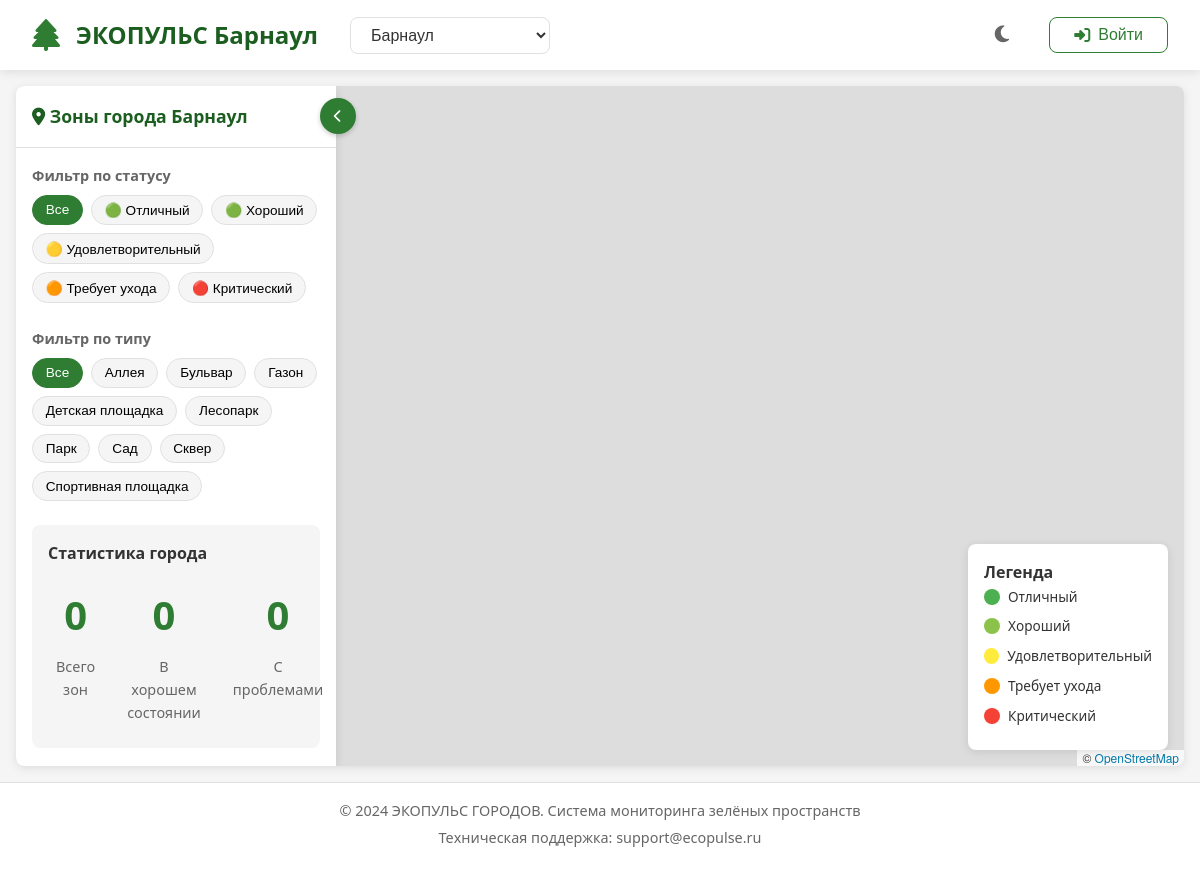
Before: / with the older database file.
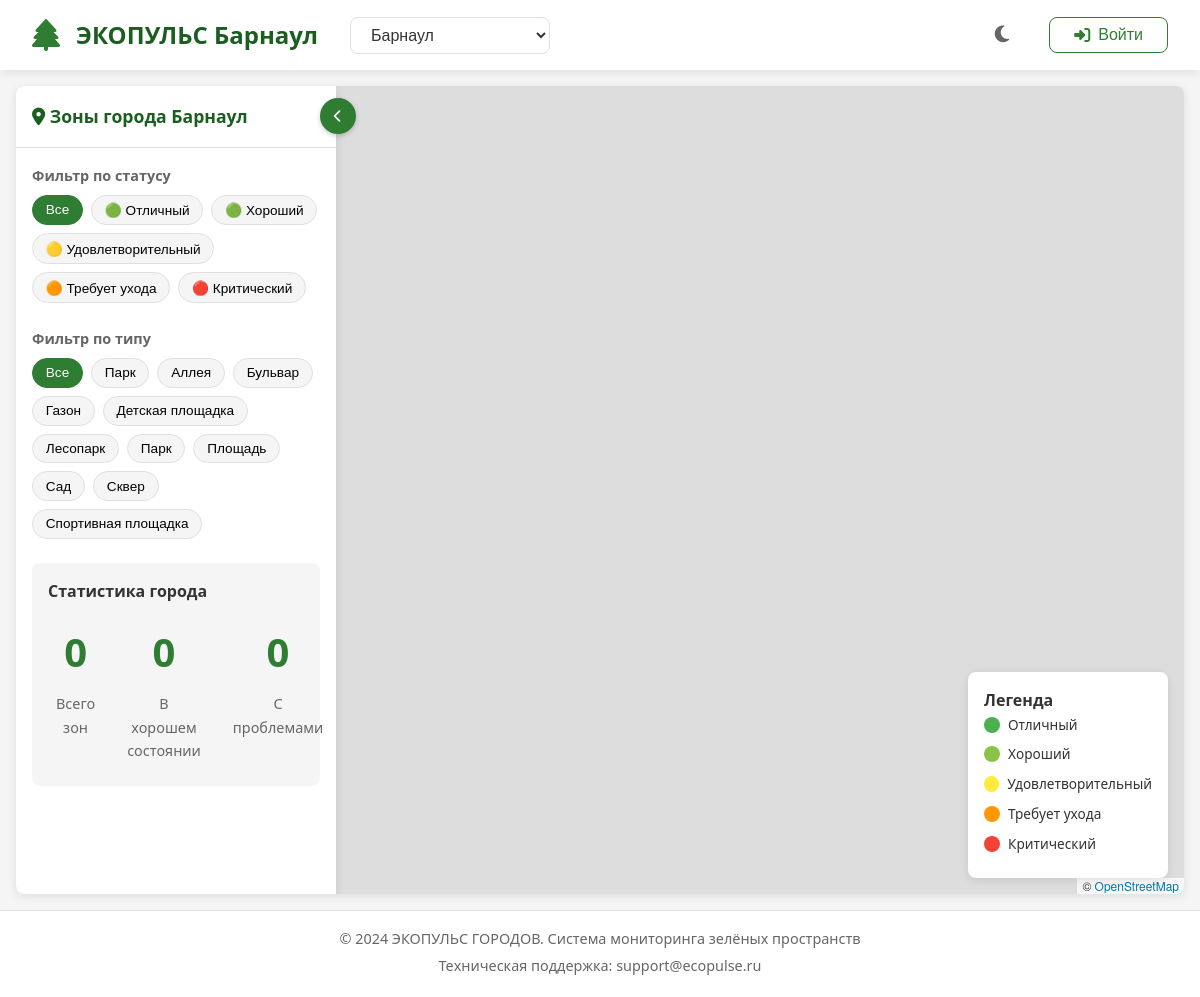
After: the same page with the newer database file.
### tables this page shows
CREATE TABLE cities (
            id INTEGER PRIMARY KEY AUTOINCREMENT,
            name TEXT UNIQUE NOT NULL,
            lat REAL NOT NULL,
            lng REAL NOT NULL,
            zoom INTEGER DEFAULT 12,
            is_active BOOLEAN DEFAULT 1,
            created_at TIMESTAMP DEFAULT CURRENT_TIMESTAMP
        );

CREATE TABLE zone_statuses (
            id INTEGER PRIMARY KEY AUTOINCREMENT,
            name TEXT UNIQUE NOT NULL,
            color TEXT NOT NULL,
            icon TEXT,
            priority INTEGER DEFAULT 0,
            is_active BOOLEAN DEFAULT 1,
            created_at TIMESTAMP DEFAULT CURRENT_TIMESTAMP
        );

CREATE TABLE zone_types (
            id INTEGER PRIMARY KEY AUTOINCREMENT,
            name TEXT UNIQUE NOT NULL,
            description TEXT,
            is_active BOOLEAN DEFAULT 1,
            created_at TIMESTAMP DEFAULT CURRENT_TIMESTAMP
        );

### app.py (the view)
@app.route('/')
def index():
    city = request.args.get('city', 'Барнаул')
    cities = get_cities_from_db()
    if city not in cities:
        city = 'Барнаул'
    session['current_city'] = city
    return render_template('index.html',
                           city=city,
                           cities=cities,
                           statuses=get_statuses_from_db(),
                           zone_types=get_zone_types_from_db(),
                           user=session.get('user'))

### app.py (called while the page is built)
def get_cities_from_db():
    conn = get_db()
    cities = conn.execute('SELECT * FROM cities WHERE is_active = 1 ORDER BY name').fetchall()
    conn.close()
    return {row['name']: {'lat': row['lat'], 'lng': row['lng'], 'zoom': row['zoom']} for row in cities}

def get_zone_types_from_db():
    conn = get_db()
    zone_types = conn.execute('SELECT name FROM zone_types WHERE is_active = 1 ORDER BY name').fetchall()
    conn.close()
    return [row['name'] for row in zone_types]

def get_statuses_from_db():
    conn = get_db()
    statuses = conn.execute('SELECT * FROM zone_statuses WHERE is_active = 1 ORDER BY priority DESC').fetchall()
    conn.close()
    return {row['name']: {'color': row['color'], 'icon': row['icon']} for row in statuses}

### database.py (called while the page is built)
def get_db():
    conn = sqlite3.connect(Config.DATABASE_PATH)
    conn.row_factory = sqlite3.Row
    return conn

### templates/index.html (shortened to what this page needs)
{% extends "base.html" %}
{% block content %}
<div class="map-container">
    <div id="map"></div>
    <div class="side-panel" id="side-panel">
        <div class="panel-header">
            <div class="panel-title-wrapper">
                <h3><i class="fas fa-map-marker-alt"></i> Зоны города {{ city }}</h3>
                <button class="toggle-panel-btn" onclick="toggleSidePanel()" title="Скрыть/показать панель">
                    <i class="fas fa-chevron-left"></i>
                </button>
            </div>
        </div>
        <div class="panel-content">
            <div class="filters">
                <div class="filter-group">
                    <h4>Фильтр по статусу</h4>
                    <div class="filter-buttons">
                        <button class="filter-btn active" data-status="all">Все</button>
                        {% for status, data in statuses.items() %}
                        <button class="filter-btn" data-status="{{ status }}">
                            {{ data.icon }} {{ status|capitalize }}
                        </button>
                        {% endfor %}
                    </div>
                </div>
                <div class="filter-group">
                    <h4>Фильтр по типу</h4>
                    <div class="filter-buttons">
                        <button class="filter-btn active" data-type="all">Все</button>
                        {% for type in zone_types %}
                        <button class="filter-btn" data-type="{{ type }}">
                            {{ type|capitalize }}
                        </button>
                        {% endfor %}
                    </div>
                </div>
            </div>
            <div class="statistics">
                <h4>Статистика города</h4>
                <div class="stats-grid">
                    <div class="stat-item">
                        <div class="stat-value" id="total-zones">0</div>
                        <div class="stat-label">Всего зон</div>
                    </div>
                    <div class="stat-item">
                        <div class="stat-value" id="good-zones">0</div>
                        <div class="stat-label">В хорошем состоянии</div>
                    </div>
                    <div class="stat-item">
                        <div class="stat-value" id="problem-zones">0</div>
                        <div class="stat-label">С проблемами</div>
                    </div>
                </div>
            </div>
        </div>
    </div>
    <div class="map-legend">
        <h4>Легенда</h4>
        {% for status, data in statuses.items() %}
        <div class="legend-item">
            <span class="legend-color" style="background-color: {{ data.color }}"></span>
            <span class="legend-label">{{ status|capitalize }}</span>
        </div>
        {% endfor %}
    </div>
</div>
{% endblock %}

### templates/base.html (shortened to what this page needs)
<!DOCTYPE html>
<html lang="ru">
<head>
    <link rel="stylesheet" href="https://unpkg.com/leaflet@1.9.4/dist/leaflet.css" />
    <link rel="stylesheet" href="https://cdnjs.cloudflare.com/ajax/libs/font-awesome/6.4.0/css/all.min.css">
    <link rel="stylesheet" href="{{ url_for('static', filename='css/style.css') }}">
    <link rel="stylesheet" href="{{ url_for('static', filename='css/dark.css') }}" id="dark-theme" disabled>
</head>
<body>
    <div class="app-container">
        <header class="header">
            <div class="header-left">
                <div class="logo">
                    <i class="fas fa-tree"></i>
                    <h1 id="site-title">ЭКОПУЛЬС {{ city if city else '' }}</h1>
                </div>
                {% if request.path == '/' %}
                <div class="city-selector">
                    <select id="city-select">
                        {% for city_name in cities.keys()|sort %}
                        <option value="{{ city_name }}" {% if city_name == city %}selected{% endif %}>
                            {{ city_name }}
                        </option>
                        {% endfor %}
                    </select>
                </div>
                {% endif %}
            </div>
            <div class="header-right">
                <button id="night-mode-toggle" class="btn-icon" title="Ночной режим">
                    <i class="fas fa-moon"></i>
                </button>
                <div class="user-menu">
                    {% if user %}
                    <div class="user-dropdown">
                        <button class="btn-user">
                            <i class="fas fa-user-circle"></i>
                            {{ user.name }}
                            <i class="fas fa-caret-down"></i>
                        </button>
                        <div class="dropdown-content">
                            {% if user.role in ['super_admin', 'junior_admin', 'moderator'] %}
                            <a href="{{ url_for('admin_panel') }}"><i class="fas fa-cog"></i> Админ панель</a>
                            {% endif %}
                            <a href="{{ url_for('add_zone') }}"><i class="fas fa-plus-circle"></i> Добавить зону</a>
                            <a href="{{ url_for('analytics') }}"><i class="fas fa-chart-line"></i> Аналитика</a>
                            <a href="{{ url_for('auth.logout') }}"><i class="fas fa-sign-out-alt"></i> Выйти</a>
                        </div>
                    </div>
                    {% else %}
                    <button id="login-btn" class="btn btn-outline">
                        <i class="fas fa-sign-in-alt"></i> Войти
                    </button>
                    {% endif %}
                </div>
            </div>
        </header>
        <main class="main-content">
            {% block content %}{% endblock %}
        </main>
        <footer class="footer">
            <p>© 2024 ЭКОПУЛЬС ГОРОДОВ. Система мониторинга зелёных пространств</p>
            <p>Техническая поддержка: support@ecopulse.ru</p>
        </footer>
    </div>
</body>
</html>

Changed rows visible on the page:
changed zone_types (number 1 of 11 on the later page): moves up the list
added zone_types: name "Парк"
added zone_types: name "Площадь"
